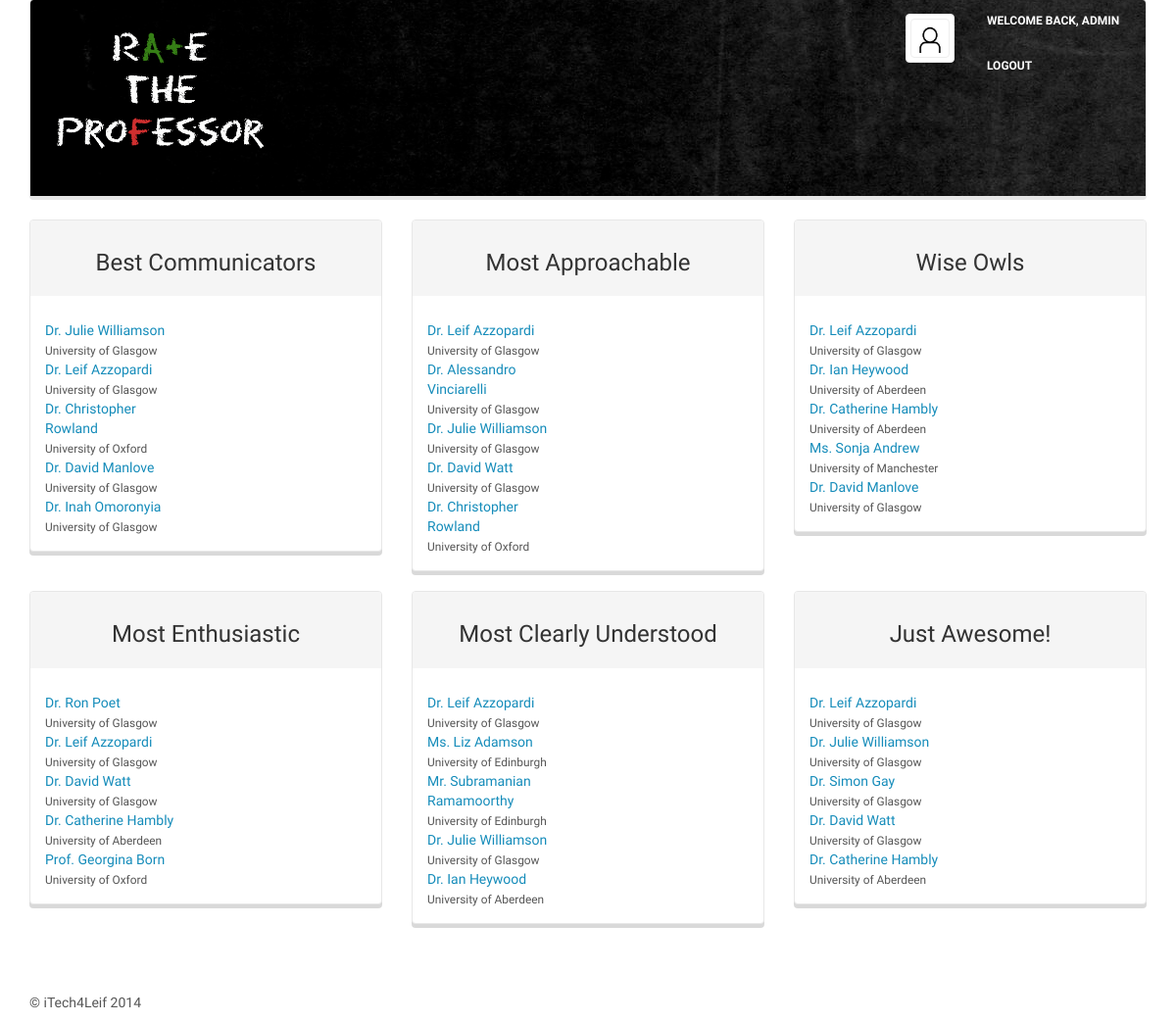
Screenshot of /rate_the_professor/ranking/ (signed in) with the database file from the repository.
### rate_the_professor/models.py (models this page shows, shortened)
class Professor(models.Model):
    title = models.CharField(max_length=64)
    first_name = models.CharField(max_length=256)
    last_name = models.CharField(max_length=256)
    sum_of_communication = models.DecimalField(max_digits=10, decimal_places=1, default=2.5)
    no_of_communication = models.IntegerField(default=1)
    overall_communication = models.DecimalField(max_digits=2, decimal_places=1, default=2.5)
    sum_of_knowledge = models.DecimalField(max_digits=10, decimal_places=1, default=2.5)
    no_of_knowledge = models.IntegerField(default=1)
    overall_knowledge = models.DecimalField(max_digits=2, decimal_places=1, default=2.5)
    sum_of_approachability = models.DecimalField(max_digits=10, decimal_places=1, default=2.5)
    no_of_approachability = models.IntegerField(default=1)
    overall_approachability = models.DecimalField(max_digits=2, decimal_places=1, default=2.5)
    sum_of_enthusiasm = models.DecimalField(max_digits=10, decimal_places=1, default=2.5)
    no_of_enthusiasm = models.IntegerField(default=1)
    overall_enthusiasm = models.DecimalField(max_digits=2, decimal_places=1, default=2.5)
    sum_of_clarity = models.DecimalField(max_digits=10, decimal_places=1, default=2.5)
    no_of_clarity = models.IntegerField(default=1)
    overall_clarity = models.DecimalField(max_digits=2, decimal_places=1, default=2.5)
    sum_of_awesomeness = models.DecimalField(max_digits=10, decimal_places=1, default=2.5)
    no_of_awesomeness = models.IntegerField(default=1)
    overall_awesomeness = models.DecimalField(max_digits=2, decimal_places=1, default=2.5)
    sum_of_ratings = models.DecimalField(max_digits=10, decimal_places=1, default=2.5)
    no_of_ratings = models.IntegerField(default=1)
    overall_rating = models.DecimalField(max_digits=2, decimal_places=1, default=2.5)
    picture = models.ImageField(upload_to='professors', blank=True)
    university = models.ForeignKey(University)
    courses_taught = models.ManyToManyField(Course)
    website_url = models.URLField()
    def _full_name(self):
        return u'%s %s %s ' % (self.title, self.first_name, self.last_name)
    full_name = property(_full_name)

class University(models.Model):
    uni_name = models.CharField(max_length=256, unique=True)
    website_url = models.URLField()
    class Meta:
        verbose_name_plural = "Universities"
    def __unicode__(self):
        return self.uni_name

### rate_the_professor/views.py (the view)
def ranking(request):
    context = RequestContext(request)
    context_dict = {}
    try:
        best_communicators = Professor.objects.order_by('-overall_communication')[:5]
        context_dict['best_communicators'] = best_communicators
        easily_approachable = Professor.objects.order_by('-overall_approachability')[:5]
        context_dict['easily_approachable'] = easily_approachable
        wise_owls = Professor.objects.order_by('-overall_knowledge')[:5]
        context_dict['wise_owls'] = wise_owls
        most_enthusiastic = Professor.objects.order_by('-overall_enthusiasm')[:5]
        context_dict['most_enthusiastic'] = most_enthusiastic
        best_clarity = Professor.objects.order_by('-overall_clarity')[:5]
        context_dict['best_clarity'] = best_clarity
        totally_awesome =Professor.objects.order_by('-overall_awesomeness')[:5]
        context_dict['totally_awesome'] = totally_awesome
    except Professor.DoesNotExist:
        pass
    context_dict = add_user_profile(request, context_dict)
    return render_to_response('rate_the_professor/ranking.html', context_dict, context)

### rate_the_professor/views.py (called while the page is built)
def add_user_profile(request, context_dict):
    try:
        user_id = request.user.id
        user = User.objects.get(id=user_id)
        context_dict['user'] = user
        context_dict['user_profile'] = UserProfile.objects.get(user=user)
    except User.DoesNotExist:
        pass
    except UserProfile.DoesNotExist:
        pass
    return context_dict

### templates/rate_the_professor/ranking.html
{% extends 'rate_the_professor/base.html' %}
{% load static %}
{% block body_block %}
<div class="row">
    <div class="col-md-4">
        <div class="panel panel-default">
            <div class="panel-heading"><h3 class="centered-text">Best Communicators</h3></div>
            <div class="panel-body">
                {% include "rate_the_professor/top_rating.html" with professors=best_communicators%}
            </div>
        </div>
    </div>
    <div class="col-md-4">
        <div class="panel panel-default">
            <div class="panel-heading"><h3 class="centered-text">Most Approachable</h3></div>
            <div class="panel-body">
                {% include "rate_the_professor/top_rating.html" with professors=easily_approachable%}
            </div>
        </div>
    </div>
    <div class="col-md-4">
        <div class="panel panel-default">
            <div class="panel-heading"><h3 class="centered-text">Wise Owls</h3></div>
            <div class="panel-body">
                {% include "rate_the_professor/top_rating.html" with professors=wise_owls %}
            </div>
        </div>
    </div>
</div>
<div class="row">
    <div class="col-md-4">
        <div class="panel panel-default">
            <div class="panel-heading"><h3 class="centered-text">Most Enthusiastic</h3></div>
            <div class="panel-body">
                {% include "rate_the_professor/top_rating.html" with professors=most_enthusiastic%}
            </div>
        </div>
    </div>
    <div class="col-md-4">
        <div class="panel panel-default">
            <div class="panel-heading"><h3 class="centered-text">Most Clearly Understood</h3></div>
            <div class="panel-body">
                {% include "rate_the_professor/top_rating.html" with professors=best_clarity%}
            </div>
        </div>
    </div>
    <div class="col-md-4">
        <div class="panel panel-default">
            <div class="panel-heading"><h3 class="centered-text">Just Awesome!</h3></div>
            <div class="panel-body">
                {% include "rate_the_professor/top_rating.html" with professors=totally_awesome%}
            </div>
        </div>
    </div>
</div>
{% endblock %}

### templates/rate_the_professor/base.html (shortened to what this page needs)
{% load static %}
<!DOCTYPE html>
<html>
<head>
	<link href="{% static 'css/bootstrap.css' %}" rel="stylesheet">
	<link href="{% static 'css/bootstrap.min.css' %}" rel="stylesheet" media="screen">
	<link href="{% static 'css/rate-the-professor.css' %}" rel="stylesheet">
</head>
<body>
	<div class="container">
		<div class="navbar navbar-default">
			<div class="row">
				<div class="col-md-3">
					<div class="navbar-header">
						<a href="/rate_the_professor/"><img src="{% static 'img/logo.png' %}" class="navbar-brand"></a>
					</div>
				</div>
				{% if user.is_authenticated %}
					<div class="col-md-3 col-md-offset-6">
						<div class="btn-group">
							<a href="/rate_the_professor/user/" class="btn btn-lg btn-link">
								<div class="thumbnail">
									{% if user_profile.picture %}
										<img class= "thumbnail" src="/media/{{ user_profile.picture }}">
									{% else %}
										<img class= "thumbnail" src="{% static 'img/profpic.png' %}">
									{% endif %}
								</div>
							</a>
                            <a href="/rate_the_professor/user/" class="btn btn-lg btn-link">Welcome back, {{ user.username }}</a>
							<a href="/rate_the_professor/logout/" class="btn btn-lg btn-link">Logout</a>
						</div>
					</div>
				{% endif %}
			</div>
		</div>
		{% block body_block %}{% endblock %}
		<footer>
			<p>&copy; iTech4Leif 2014</p>
		</footer>
	</div>
</body>
</html>

### templates/rate_the_professor/top_rating.html (shortened to what this page needs)
{% if professors %}
    {% for professor in professors %}
        <div class="row">
            <div class="col-md-6">
                <a href="/rate_the_professor/professor/{{ professor.id }}/">{{ professor.full_name }}</a>
                <br><small>{{ professor.university }}</small>
            </div>
            <div class="col-md-6 big-rating" title="{{ professor.overall_rating }} stars">{{ professor.overall_rating }}</div>
        </div>
    {% endfor %}
{% else %}
    <strong>There are no professors present.</strong>
{% endif %}

### static/css/rate-the-professor.css (style rules this page uses)
.thumbnail { width: 50px; height: 50px; }
.centered-text { text-align: center; }
.navbar { background: url(/static/img/banner.jpg); }
.navbar-brand { height: 200px; }
footer { margin-top: 50px; }

### rows the page displays
Professor: full_name "Dr. Julie Williamson", university "University of Glasgow"
Professor: full_name "Dr. Leif Azzopardi", university "University of Glasgow"
Professor: full_name "Dr. Christopher Rowland", university "University of Oxford"
Professor: full_name "Dr. David Manlove", university "University of Glasgow"
Professor: full_name "Dr. Inah Omoronyia", university "University of Glasgow"
Professor: full_name "Dr. Alessandro Vinciarelli", university "University of Glasgow"
Professor: full_name "Dr. David Watt", university "University of Glasgow"
Professor: full_name "Dr. Ian Heywood", university "University of Aberdeen"
Professor: full_name "Dr. Catherine Hambly", university "University of Aberdeen"
Professor: full_name "Ms. Sonja Andrew", university "University of Manchester"
Professor: full_name "Dr. Ron Poet", university "University of Glasgow"
Professor: full_name "Prof. Georgina Born", university "University of Oxford"
Professor: full_name "Ms. Liz Adamson", university "University of Edinburgh"
Professor: full_name "Mr. Subramanian Ramamoorthy", university "University of Edinburgh"
Professor: full_name "Dr. Simon Gay", university "University of Glasgow"

### other values shown
{{ user.username }} "ADMIN"
